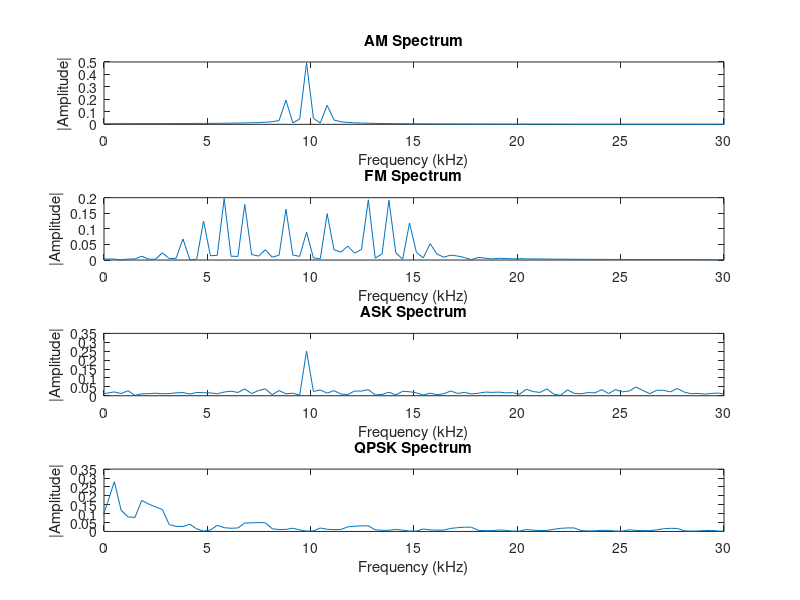

This chart was generated by the following MATLAB code: (Note: this script raises an error after producing the figure.)
clc; clear; close all;

fs = 1e5;
t = 0:1/fs:3e-3;
fm = 1e3;
fc = 10e3;
Ac = 1; Am = 1;
SNRin_dB = 10;
SNRlin = 10^(SNRin_dB/10);
m_t = Am*cos(2*pi*fm*t);

mu = 0.7;
s_AM = Ac*(1 + mu*m_t).*cos(2*pi*fc*t);
noise_am = sqrt(var(s_AM)/SNRlin)*randn(size(s_AM));
r_AM = s_AM + noise_am;
env = abs(r_AM);
b = fir1(100, (2*fm)/(fs/2));
rec_AM = filter(b,1,env) - mean(env);
rec_AM = rec_AM(1:length(m_t));
SNRout_AM = 10*log10(var(m_t)/var(m_t - rec_AM));

kf = 2*pi*5e3;
s_FM = Ac*cos(2*pi*fc*t + kf*cumsum(m_t)/fs);
noise_fm = sqrt(var(s_FM)/SNRlin)*randn(size(s_FM));
r_FM = s_FM + noise_fm;
analytic_FM = hilbert(r_FM);
demod_FM = diff(unwrap(angle(analytic_FM)));
demod_FM = demod_FM - mean(demod_FM);
rec_FM = filter(b,1,demod_FM);
L = min(length(m_t), length(rec_FM));
rec_FM = rec_FM(1:L);
m_t_FM = m_t(1:L);
SNRout_FM = 10*log10(var(m_t_FM)/var(m_t_FM - rec_FM));

bits = randi([0 1], 1, length(t));
s_ASK = Ac*(bits).*cos(2*pi*fc*t);
noise_ask = sqrt(var(s_ASK)/SNRlin)*randn(size(s_ASK));
r_ASK = s_ASK + noise_ask;
rec_ask = r_ASK .* cos(2*pi*fc*t);
rec_bits = rec_ask > 0.3;
BER_ASK = sum(bits ~= rec_bits)/length(bits);
SNRout_ASK = 10*log10(var(bits)/var(bits - rec_bits));

N = 1000;
bits_qpsk = randi([0 1], 1, N);
M = 4; k = log2(M);
numSymbols = N/k;
symbols = zeros(1,numSymbols);
for i = 1:numSymbols
    b1 = bits_qpsk(2*i-1); b2 = bits_qpsk(2*i);
    if     b1==0 && b2==0, symbols(i) = (1 + 1j);
    elseif b1==0 && b2==1, symbols(i) = (-1 + 1j);
    elseif b1==1 && b2==1, symbols(i) = (-1 - 1j);
    else                   symbols(i) = (1 - 1j);
    end
end
symbols = symbols / sqrt(2);
samplesPerSymbol = 20;
s_QPSK = real(repelem(symbols, samplesPerSymbol));
noise_qpsk = sqrt(var(s_QPSK)/SNRlin)*randn(size(s_QPSK));
r_QPSK = s_QPSK + noise_qpsk;
rec_QPSK = sign(r_QPSK);
BER_QPSK = sum(sign(s_QPSK) ~= sign(r_QPSK)) / length(s_QPSK);
SNRout_QPSK = 10*log10(var(s_QPSK)/var(s_QPSK - r_QPSK));

Nfft = length(t);
f = (-Nfft/2:Nfft/2-1)*(fs/Nfft);
figure;
subplot(4,1,1); plot(f/1000, abs(fftshift(fft(s_AM)))/Nfft);
title('AM Spectrum'); xlabel('Frequency (kHz)'); ylabel('|Amplitude|'); xlim([0 30]);
subplot(4,1,2); plot(f/1000, abs(fftshift(fft(s_FM)))/Nfft);
title('FM Spectrum'); xlabel('Frequency (kHz)'); ylabel('|Amplitude|'); xlim([0 30]);
subplot(4,1,3); plot(f/1000, abs(fftshift(fft(s_ASK)))/Nfft);
title('ASK Spectrum'); xlabel('Frequency (kHz)'); ylabel('|Amplitude|'); xlim([0 30]);
subplot(4,1,4); plot(f/1000, abs(fftshift(fft(s_QPSK(1:Nfft))))/Nfft);
title('QPSK Spectrum'); xlabel('Frequency (kHz)'); ylabel('|Amplitude|'); xlim([0 30]);
sgtitle('Frequency Spectra of All Modulation Schemes');

schemes = {'AM','FM','ASK','QPSK'};
SNRout_vals = [SNRout_AM SNRout_FM SNRout_ASK SNRout_QPSK];
BER_vals = [NaN NaN BER_ASK BER_QPSK];
figure;
yyaxis left
bar(SNRout_vals); ylabel('SNR_{out} (dB)');
yyaxis right
plot(3:4, BER_vals(3:4), 'ro--', 'LineWidth', 1.5);
xticks(1:4); xticklabels(schemes);
title('SNR_{out} and BER Comparison Across Modulation Schemes');
xlabel('Modulation Type'); grid on;
legend('SNR_{out}','BER');
